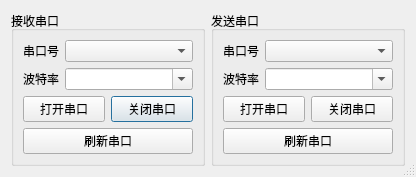
<?xml version="1.0" encoding="UTF-8"?>
<ui version="4.0">
 <class>serial_setting</class>
 <widget class="QDialog" name="serial_setting">
  <property name="geometry">
   <rect>
    <x>0</x>
    <y>0</y>
    <width>416</width>
    <height>177</height>
   </rect>
  </property>
  <property name="sizePolicy">
   <sizepolicy hsizetype="Fixed" vsizetype="Fixed">
    <horstretch>0</horstretch>
    <verstretch>0</verstretch>
   </sizepolicy>
  </property>
  <property name="font">
   <font>
    <family>Times New Roman</family>
   </font>
  </property>
  <property name="windowTitle">
   <string>串口设置</string>
  </property>
  <property name="sizeGripEnabled">
   <bool>true</bool>
  </property>
  <layout class="QGridLayout" name="gridLayout_5">
   <item row="0" column="0">
    <layout class="QHBoxLayout" name="horizontalLayout">
     <item>
      <widget class="QGroupBox" name="groupBox_receive">
       <property name="title">
        <string>接收串口</string>
       </property>
       <layout class="QGridLayout" name="gridLayout_3">
        <item row="0" column="0">
         <layout class="QVBoxLayout" name="verticalLayout">
          <item>
           <layout class="QFormLayout" name="formLayout">
            <item row="0" column="0">
             <widget class="QLabel" name="label_comName_receive1">
              <property name="text">
               <string>串口号</string>
              </property>
             </widget>
            </item>
            <item row="0" column="1">
             <widget class="QComboBox" name="comboBox_comName_receive1"/>
            </item>
            <item row="1" column="0">
             <widget class="QLabel" name="label_Baudrate_receive">
              <property name="text">
               <string>波特率</string>
              </property>
             </widget>
            </item>
            <item row="1" column="1">
             <widget class="QComboBox" name="comboBox_Baudrate_receive">
              <property name="editable">
               <bool>true</bool>
              </property>
             </widget>
            </item>
           </layout>
          </item>
          <item>
           <layout class="QGridLayout" name="gridLayout">
            <item row="0" column="1">
             <widget class="QPushButton" name="pushButton_close_receive">
              <property name="text">
               <string>关闭串口</string>
              </property>
             </widget>
            </item>
            <item row="0" column="0">
             <widget class="QPushButton" name="pushButton_open_receive">
              <property name="text">
               <string>打开串口</string>
              </property>
             </widget>
            </item>
            <item row="1" column="0" colspan="2">
             <widget class="QPushButton" name="pushButton_refresh_receive">
              <property name="text">
               <string>刷新串口</string>
              </property>
             </widget>
            </item>
           </layout>
          </item>
         </layout>
        </item>
       </layout>
      </widget>
     </item>
     <item>
      <widget class="QGroupBox" name="groupBox_receive_2">
       <property name="title">
        <string>发送串口</string>
       </property>
       <layout class="QGridLayout" name="gridLayout_4">
        <item row="0" column="0">
         <layout class="QVBoxLayout" name="verticalLayout_2">
          <item>
           <layout class="QFormLayout" name="formLayout_2">
            <item row="0" column="0">
             <widget class="QLabel" name="label_comName_send">
              <property name="text">
               <string>串口号</string>
              </property>
             </widget>
            </item>
            <item row="0" column="1">
             <widget class="QComboBox" name="comboBox_comName_send"/>
            </item>
            <item row="1" column="0">
             <widget class="QLabel" name="label_Baudrate_send">
              <property name="text">
               <string>波特率</string>
              </property>
             </widget>
            </item>
            <item row="1" column="1">
             <widget class="QComboBox" name="comboBox_Baudrate_send">
              <property name="editable">
               <bool>true</bool>
              </property>
             </widget>
            </item>
           </layout>
          </item>
          <item>
           <layout class="QGridLayout" name="gridLayout_2">
            <item row="0" column="1">
             <widget class="QPushButton" name="pushButton_close_send">
              <property name="text">
               <string>关闭串口</string>
              </property>
             </widget>
            </item>
            <item row="0" column="0">
             <widget class="QPushButton" name="pushButton_open_send">
              <property name="text">
               <string>打开串口</string>
              </property>
             </widget>
            </item>
            <item row="1" column="0" colspan="2">
             <widget class="QPushButton" name="pushButton_refresh_send">
              <property name="text">
               <string>刷新串口</string>
              </property>
             </widget>
            </item>
           </layout>
          </item>
         </layout>
        </item>
       </layout>
      </widget>
     </item>
    </layout>
   </item>
  </layout>
 </widget>
 <resources/>
 <connections/>
</ui>
